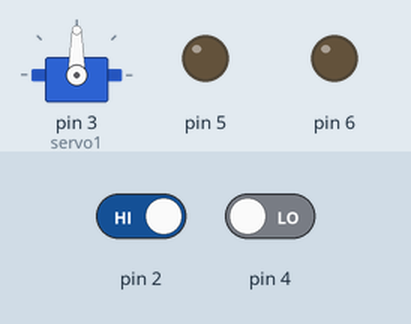
Bench run of a sketch on a simulated Arduino Uno, built with avr-gcc and run on an emulated ATmega328P. On the bench: servo, output pins drawn as LEDs (lit = HIGH). The test bench sets the inputs (shaded band); at power-on: pin 2 HIGH, pin 4 LOW.

Above: at 1.2 s.
1.3 s: pin 2 driven LOW
At 1.9 s:
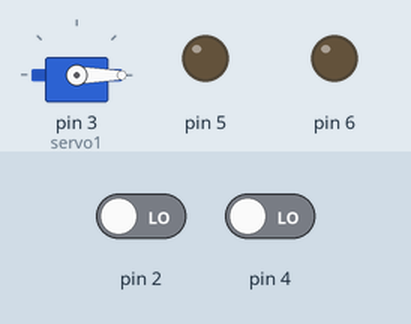
2.8 s: pin 4 driven HIGH
At 4.5 s:
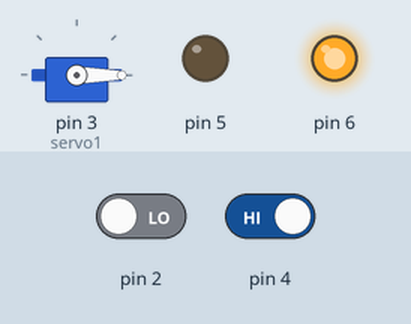
4.8 s: pin 2 driven HIGH
At 6.1 s:
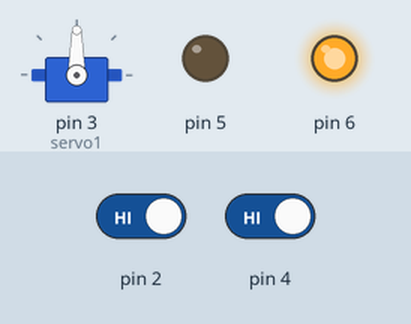
6.8 s: pin 4 driven LOW
At 7.2 s:
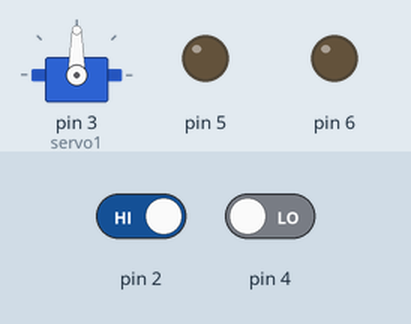
Timing chart, 0 to 9.3 s (numbered marks = the images above; inputs shaded):
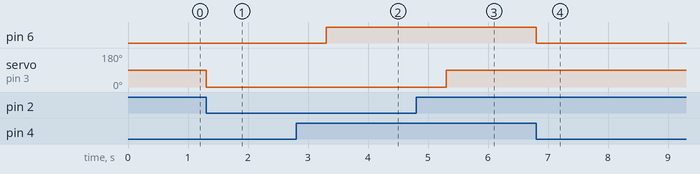

Measured:
- after the input at 1.3 s, servo on pin 3 (servo1): 90° → 0° at once
- after the input at 2.8 s, pin 6: LOW → HIGH after 0.50 s
- after the input at 4.8 s, servo on pin 3 (servo1): 0° → 90° after 0.50 s
- after the input at 6.8 s, pin 6: HIGH → LOW at once

The sketch:

Eyantra_hackathon__1_.ino
```cpp
#include <Servo.h>

Servo servo1;
int pos = 0;

void setup() {
  servo1.attach(3);
  pinMode (2,INPUT);
  pinMode (4,INPUT);
  pinMode(5,OUTPUT) ;
  pinMode(6,OUTPUT) ;
}

void loop() {
    if (digitalRead(2) == LOW)
    {
      pos = 0;
      servo1.write(pos);
      delay(1000);
    }

    else
    {
      pos = 90;
      servo1.write(pos);
    }
    if (digitalRead(4) == HIGH)
    {
      digitalWrite(6,HIGH) ;
      digitalWrite(5,LOW) ;
    }

    else
    {
       digitalWrite(5,LOW) ;
       digitalWrite(6,LOW) ;
    }
}
```
